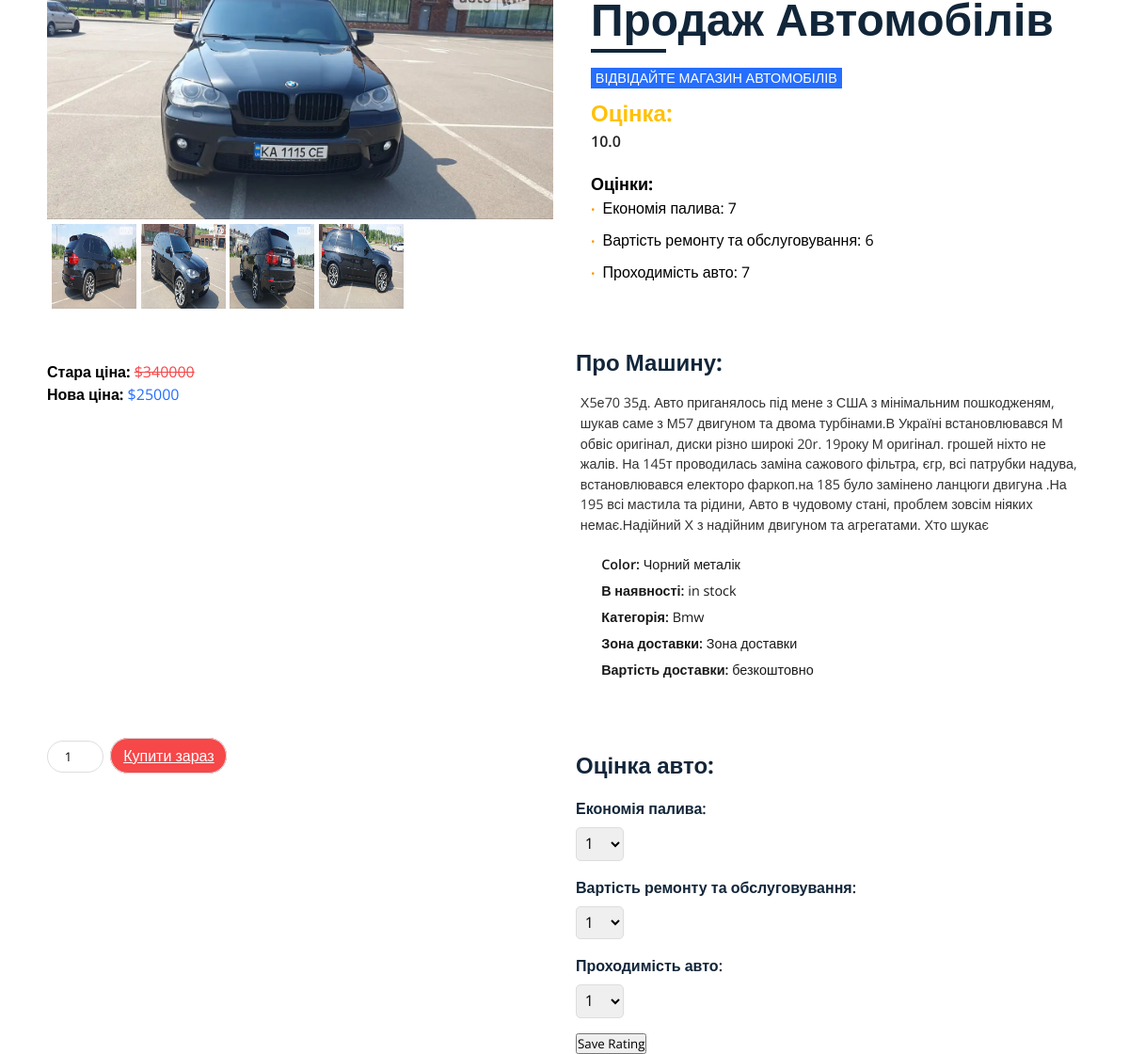
/detail/10612809-0539-48a7-8fe6-430098bdb816/, run on the app's committed database.
### home/models.py (models this page shows, shortened)
class BaseModel(models.Model):
    uid = models.UUIDField(default=uuid.uuid4, editable=False, primary_key=True)
    created_at = models.DateField( auto_now_add=True)
    class Meta:
        abstract=True

class Car(BaseModel):
    category = models.ForeignKey(CarCategory, on_delete=models.CASCADE, related_name='cars')
    car_name = models.CharField(max_length=200)
    desc = models.CharField(max_length=500, null=True, blank=True)
    price = models.IntegerField()
    color = models.CharField(max_length=500, null=True, blank=True)
    images = models.ImageField(upload_to='car', blank=True)
    images2 = models.FileField(upload_to='car', null=True, blank=True)
    images3 = models.ImageField(upload_to='car', null=True, blank=True)
    images4 = models.ImageField(upload_to='car', null=True, blank=True)
    images5 = models.ImageField(upload_to='car', null=True, blank=True)
    fuel_economy_rating = models.PositiveIntegerField(default=0, validators=[MaxValueValidator(10)])
    repair_cost_rating = models.PositiveIntegerField(default=0, validators=[MaxValueValidator(10)])
    off_road_performance_rating = models.PositiveIntegerField(default=0, validators=[MaxValueValidator(10)])
    phone_number = models.CharField(max_length=20)

class CarCategory(BaseModel):
    category_name = models.CharField(max_length=100)
    def __str__(self):
        return self.category_name

### home/views.py (the view)
# urls.py: path('detail/<detail_page_uid>/', views.detail_page, name='detail'),
def detail_page(request, detail_page_uid):
    car = get_object_or_404(Car, uid=detail_page_uid)
    cars = Car.objects.all()
    user = request.user
    ratings = car.car_ratings.all()
    first_rating = car.car_ratings.first()
    overall_rating = first_rating.overall_rating if first_rating else 0
    if request.method == 'POST':
        form = RatingForm(request.POST)
        if form.is_valid():
            fuel_economy_rating = form.cleaned_data['fuel_economy_rating']
            repair_cost_rating = form.cleaned_data['repair_cost_rating']
            off_road_performance_rating = form.cleaned_data['off_road_performance_rating']
            car_rating = CarRating.objects.create(
                car=car,
                fuel_economy_rating=fuel_economy_rating,
                repair_cost_rating=repair_cost_rating,
                off_road_performance_rating=off_road_performance_rating
            )
            overall_rating = car_rating.overall_rating
            car.fuel_economy_rating = overall_rating
            car.save()
            return redirect('detail_page', detail_page_uid=detail_page_uid)
    else:
        form = RatingForm()
    context = {
        'detail_page_uid': detail_page_uid,
        'car': car,
        'cars': cars,
        'overall_rating': overall_rating,
        'car_uid': detail_page_uid,
        'form': form,
        'phone_number': car.phone_number
    }
    return render(request, 'home/detail.html', context)

### home/forms.py
class RatingForm(forms.Form):
    fuel_economy_rating = forms.ChoiceField(
        label='Економія палива:',
        choices=[(str(i), str(i)) for i in range(1, 11)]
    )
    repair_cost_rating = forms.ChoiceField(
        label='Вартість ремонту та обслуговування:',
        choices=[(str(i), str(i)) for i in range(1, 11)]
    )
    off_road_performance_rating = forms.ChoiceField(
        label='Проходимість авто:',
        choices=[(str(i), str(i)) for i in range(1, 11)]
    )

### home/models.py (called while the page is built)
    @property
    def overall_rating(self):
        total_ratings = [
            self.fuel_economy_rating,
            self.repair_cost_rating,
            self.off_road_performance_rating
        ]
        overall_rating = sum(total_ratings) / len(total_ratings)
        return overall_rating

### home/templates/home/detail.html (shortened to what this page needs)
<div class = "card-wrapper">
    <div class = "card">
      <div class = "product-imgs">
        <div class = "img-display">
          <div class = "img-showcase">
            <img src = "{{car.images.url}}" alt = "shoe image">
          </div>
        </div>
        <div class = "img-select">
          <div class = "img-item">
            <a href = "#" data-id = "1">
              <img src = "{{car.images2.url}}" alt = "shoe image" style="height:90px; width:90px">
            </a>
          </div>
          <div class = "img-item">
            <a href = "#" data-id = "2">
              <img src = "{{car.images3.url}}" alt = "shoe image" style="height:90px; width:90px">
            </a>
          </div>
          <div class = "img-item">
            <a href = "#" data-id = "3">
              <img src = "{{car.images4.url}}" alt = "shoe image" style="height:90px; width:90px">
            </a>
          </div>
          <div class = "img-item">
            <a href = "#" data-id = "4">
              <img src = "{{car.images5.url}}" alt = "shoe image" style="height:90px; width:90px">
            </a>
          </div>
        </div>
      </div>
      <div class="product-content">
        <h2 class="product-title">Продаж Автомобілів</h2>
        <a href="{% url 'ride' %}" class="product-link">відвідайте магазин автомобілів</a>
        <div class="product-rating">
          <h2>Оцінка:</h2>
          <span>{{ overall_rating|floatformat:1 }}</span>
        </div>
        <div class="rating-values">
          <h3>Оцінки:</h3>
          <ul>
              <li>Економія палива: {{ car.fuel_economy_rating }}</li>
              <li>Вартість ремонту та обслуговування: {{ car.repair_cost_rating }}</li>
              <li>Проходимість авто: {{ car.off_road_performance_rating }}</li>
          </ul>
      </div>
  </div>
        <div class = "product-price">
          <p class = "last-price">Стара ціна: <span>$340000</span></p>
          <p class = "new-price">Нова ціна: <span>${{car.price}}</span></p>
        </div>
        <div class = "product-detail">
          <h2>Про машину: </h2>
          <p>{{car.desc}}</p>
          <ul>
            <li>Color: <span>{{car.color}}</span></li>
            <li>В наявності: <span>in stock</span></li>
            <li>Категорія: <span>{{car.category}}</span></li>
            <li>Зона доставки: <span>Зона доставки</span></li>
            <li>Вартість доставки: <span>безкоштовно</span></li>
          </ul>
        </div>
        <div class = "purchase-info">
          <input type = "number"  value = "1">
          <a href="#" class="btn" id="buy-now-btn">Купити зараз</a>
        </div>
        <div class="product-ratings">
          <h2>Оцінка авто:</h2>
          <form action="{% url 'save_rating' detail_page_uid %}" method="POST">
            <form method="post" action="{% url 'detail' detail_page_uid=detail_page_uid %}">
              <div class="rating-criteria">
                  <label for="fuel-economy">Економія палива:</label>
                  {{ form.fuel_economy_rating }}
              </div>
              <div class="rating-criteria">
                  <label for="repair-cost">Вартість ремонту та обслуговування:</label>
                  {{ form.repair_cost_rating }}
              </div>
              <div class="rating-criteria">
                  <label for="off-road-performance">Проходимість авто:</label>
                  {{ form.off_road_performance_rating }}
              </div>
              <button type="submit">Save Rating</button>
          </form>

### home/templates/home/detail.html (style rules this page uses)
* { box-sizing: border-box; padding: 0; margin: 0; font-family: 'Open Sans', sans-serif; }
.card-wrapper { max-width: 1100px; margin: 0 auto; }
img { width: 100%; display: block; }
.img-display { overflow: hidden; }
.img-showcase { display: flex; width: 100%; transition: all 0.5s ease; }
.img-showcase img { min-width: 100%; }
.img-select { display: flex; }
.img-item { margin: 0.3rem; }
.img-item:nth-child(1), .img-item:nth-child(2), .img-item:nth-child(3) { margin-right: 0; }
.product-content { padding: 2rem 1rem; }
.product-title { font-size: 3rem; text-transform: capitalize; font-weight: 700; position: relative; color: #12263a; margin: 1rem 0; }
.product-title::after { content: ""; position: absolute; left: 0; bottom: 0; height: 4px; width: 80px; background: #12263a; }
.product-link { text-decoration: none; text-transform: uppercase; font-weight: 400; font-size: 0.9rem; display: inline-block; margin-bottom: 0.5rem; background: #256eff; color: #fff; padding: 0 0.3rem; transition: all 0.5s ease; }
.product-rating { color: #ffc107; }
.product-rating span { font-weight: 600; color: #252525; }
.product-price { margin: 1rem 0; font-size: 1rem; font-weight: 700; }
.product-price span { font-weight: 400; }
.last-price span { color: #f64749; text-decoration: line-through; }
.new-price span { color: #256eff; }
.product-detail h2 { text-transform: capitalize; color: #12263a; padding-bottom: 0.6rem; }
.product-detail p { font-size: 0.9rem; padding: 0.3rem; opacity: 0.8; }
.product-detail ul { margin: 1rem 0; font-size: 0.9rem; }
.product-detail ul li { margin: 0; list-style: none; background: url(https://fadzrinmadu.github.io/hosted-assets/product-detail-page-design-with-image-slider-html-css-and-javascript/checked.png) left center no-repeat; background-size: 18px; padding-left: 1.7rem; margin: 0.4rem 0; font-weight: 600; opacity: 0.9; }
.product-detail ul li span { font-weight: 400; }
.purchase-info { margin: 1.5rem 0; }
.purchase-info input, .purchase-info .btn { border: 1.5px solid #ddd; border-radius: 25px; text-align: center; padding: 0.45rem 0.8rem; outline: 0; margin-right: 0.2rem; margin-bottom: 1rem; }
.purchase-info input { width: 60px; }
.purchase-info .btn { cursor: pointer; color: #fff; }
.purchase-info .btn:first-of-type { background: #256eff; }
.purchase-info .btn:last-of-type { background: #f64749; }
.product-ratings { margin-top: 2rem; }
.product-ratings h2 { font-size: 1.5rem; color: #12263a; margin-bottom: 1rem; }
.rating-criteria { margin-bottom: 1rem; }
.rating-criteria label { font-size: 1rem; color: #12263a; font-weight: 600; display: block; margin-bottom: 0.5rem; }
.rating-criteria select { padding: 0.3rem; font-size: 1rem; border-radius: 5px; border: 1px solid #ddd; }
.rating-criteria select option { padding: 0.3rem; }
@media screen and (min-width: 992px) { .card { display: grid; grid-template-columns: repeat(2, 1fr); grid-gap: 1.5rem; } }
@media screen and (min-width: 992px) { .card-wrapper { height: 100vh; display: flex; justify-content: center; align-items: center; } }
@media screen and (min-width: 992px) { .product-imgs { display: flex; flex-direction: column; justify-content: center; } }
@media screen and (min-width: 992px) { .product-content { padding-top: 0; } }
.rating-values { margin-top: 20px; }
.rating-values h3 { font-size: 18px; font-weight: bold; }
.rating-values ul { list-style-type: none; padding: 0; }
.rating-values li { font-size: 16px; margin-bottom: 10px; }
.rating-values li::before { content: "\2022"; color: #ff9800; font-size: 12px; margin-right: 8px; }

### data on the page
Car: images (picture), images2 (picture), images3 (picture), images4 (picture), images5 (picture), fuel_economy_rating "7", repair_cost_rating "6", off_road_performance_rating "7", price "25000", desc "Х5е70 35д. Авто приганялось під мене з США з мінімальним пошкодженям, шукав саме з М57 двигуном та двома турбінами.В Україні встановлювався М обвіс оригінал, диски різно широкі 20r. 19року М оригінал. грошей ніхто не жалів. На 145т проводилась заміна сажового фільтра, єгр, всі патрубки надува, встановлювався електоро фаркоп.на 185 було замінено ланцюги двигуна .На 195 всі мастила та рідини, Авто в чудовому стані, проблем зовсім ніяких немає.Надійний Х з надійним двигуном та агрегатами. Хто шукає", color "Чорний металік", category "Bmw"

### other printed values
{{ overall_rating|floatformat:1 }} "10.0"
